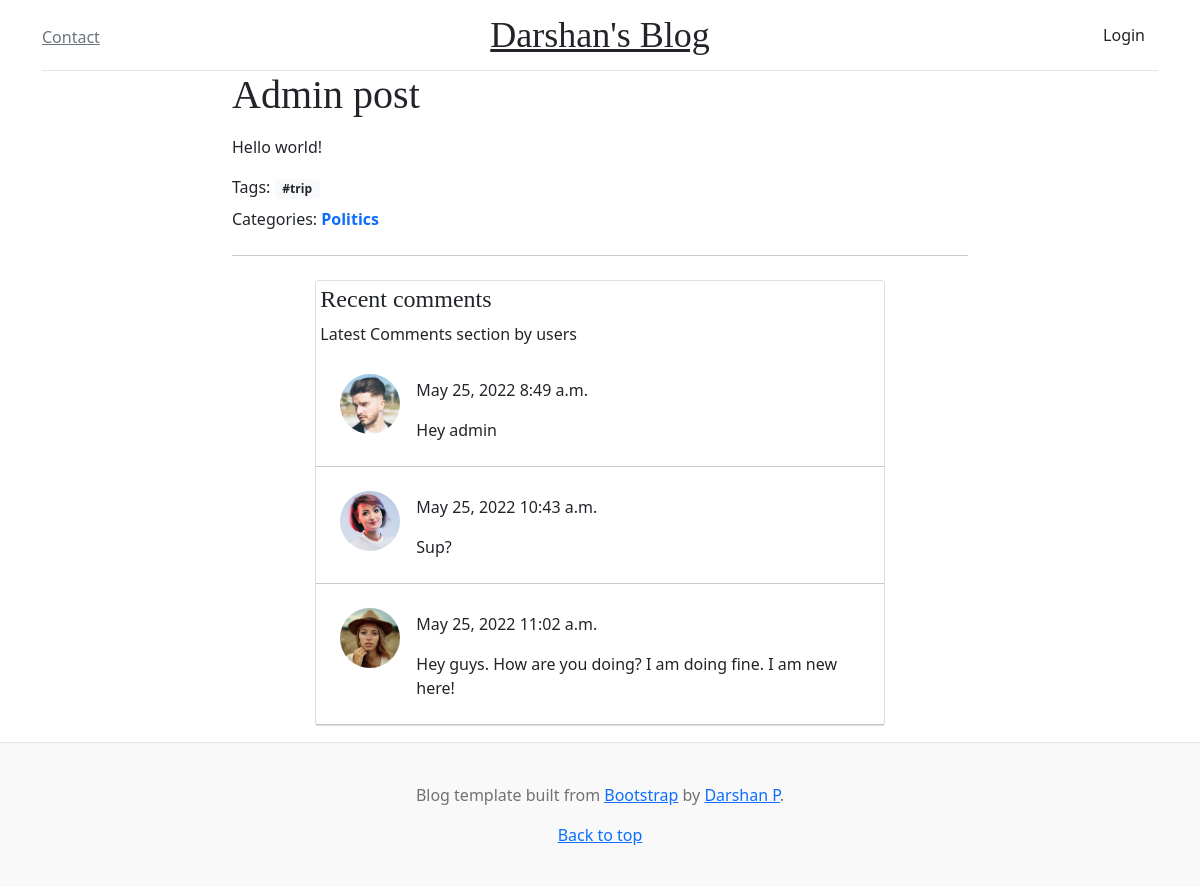
Screenshot of /post/admin-post/ with the database file from the repository.
### blog/models.py (models this page shows, shortened)
class Post(models.Model):
    class Meta:
        ordering = ['created_at']
        db_table = 'posts'
    POST_LENGTHS = [
        ('S', 'Small'),
        ('M', 'Medium'),
        ('L', 'Large')
    ]
    post_length = models.CharField(max_length=1, choices=POST_LENGTHS)
    title = models.CharField(max_length=50)
    body = models.TextField()
    slug = AutoSlugField(populate_from='title', unique=True, editable=True)
    categories = models.ManyToManyField('Category', related_name='posts', blank=True)
    tags = models.ManyToManyField('Tag', related_name='posts', blank=True,
                                  help_text='Hold down “Control”, or “Command” on a Mac, to select more than one.')
    user = models.ForeignKey(User, on_delete=models.SET_NULL, null=True)
    created_at = models.DateTimeField(auto_now_add=True)
    updated_at = models.DateTimeField(auto_now_add=True)

class Tag(models.Model):
    name = models.CharField(max_length=50, unique=True)

class Category(models.Model):
    class Meta:
        verbose_name_plural = 'Categories'
    name = models.CharField(max_length=50, unique=True)
    def __str__(self):
        return self.name

class Comment(models.Model):
    post = models.ForeignKey(Post, on_delete=models.CASCADE, related_name="comments")
    text = models.TextField()
    user = models.ForeignKey(User, on_delete=models.SET_NULL, null=True)
    approved = models.BooleanField(default=False)
    commented_at = models.DateTimeField(auto_now_add=True)

class UserProfile(models.Model):
    user = models.OneToOneField(User, on_delete=models.CASCADE)
    avatar = models.ImageField(default='default.jpg', upload_to='profile_pics')

### blog/views.py (the view, shortened to what this page needs)
# urls.py: path('post/<slug:slug>/', views.BlogDetailView.as_view(), name='blog_detail'),
class BlogDetailView(generic.DetailView):
    model = Post
    template_name = "blog/blog_single.html"
    def get_context_data(self, **kwargs):
        context_data = super().get_context_data(**kwargs)
        context_data.update(
            {
                "comment_form": CommentModelForm
            })
        return context_data
    @staticmethod
    @register.filter
    def approved_comments(post_comments):
        return post_comments.filter(approved=True)

### blog/context_processors.py (called while the page is built)
def categories(request):
    return {
        'tags': Tag.objects.order_by('id')
    }

### blog/templates/blog/blog_single.html (shortened to what this page needs)
{% extends "base.html" %}
{% load crispy_forms_tags %}
{% load icons %}
{% block extrastyle %}
<link href="https://maxcdn.bootstrapcdn.com/font-awesome/4.7.0/css/font-awesome.min.css"
      rel="stylesheet"
>
{% endblock %}
{% block content %}
<div class="row justify-content-center">
    <div class="col-8">
        <h1>{{ post.title }}</h1>
        <p>{{ post.body| safe }}</p>
        <div class="tags">
            Tags:
            {% for tag in post.tags.all %}
            <span class="badge bg-light text-dark mb-2">#{{tag.name}}</span>
            {% endfor %}
        </div>
        Categories:
        {% for category in post.categories.all %}
        <strong class="d-inline-block mb-2 text-primary">
            {{category}}
        </strong>
        {% endfor %}
        <hr>
        <div class="container my-2 py-2">
            <div class="row d-flex justify-content-center">
                <div class="col-md-12 col-lg-10">
                    <div class="card text-dark">
                        <h4 class="m-1">Recent comments</h4>
                        <p class="fw-light m-1">Latest Comments section by users</p>
                        {% for comment in post.comments|approved_comments %}
                        <div class="card-body p-4">
                            <div class="d-flex flex-start">
                                <img class="rounded-circle shadow-1-strong me-3"
                                     src="{{ comment.user.userprofile.avatar.url }}" alt="avatar" width="60"
                                     height="60" />
                                <div>
                                    <div class="d-flex align-items-center mb-3">
                                        <p class="mb-0">
                                            {{ comment.commented_at | date:"M d, Y P" }}
                                        </p>
                                    </div>
                                    <p class="mb-0">
                                        {{ comment.text | safe }}
                                    </p>
                                </div>
                            </div>
                        </div>
                        <hr class="my-0" />
                        {% empty %}
                        <p class="fw-light m-2 p-2">No comments</p>
                        {% endfor %}
                    </div>
                </div>
            </div>
        </div>
    </div>
</div>
{% endblock %}

### static/css/style.css (style rules this page uses)
h1, h2, h3, h4, h5, h6 { font-family: "Playfair Display", Georgia, "Times New Roman", serif; }

### rows the page displays
Post: title "Admin post", body "Hello world!"
Tag: name "trip"
Category: name "Politics"
Comment: user.userprofile.avatar (picture), commented_at "May 25, 2022 8:49 a.m.", text "Hey admin"
Comment: user.userprofile.avatar (picture), commented_at "May 25, 2022 10:43 a.m.", text "Sup?"
Comment: user.userprofile.avatar (picture), commented_at "May 25, 2022 11:02 a.m.", text "Hey guys. How are you doing? I am doing fine. I am new here!"
